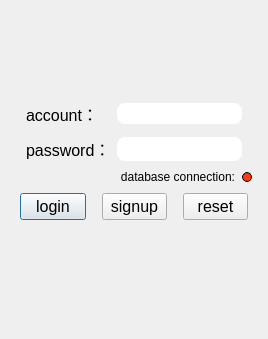
<?xml version="1.0" encoding="UTF-8"?>
<ui version="4.0">
 <class>LoginDialog</class>
 <widget class="QDialog" name="LoginDialog">
  <property name="geometry">
   <rect>
    <x>0</x>
    <y>0</y>
    <width>268</width>
    <height>339</height>
   </rect>
  </property>
  <property name="sizePolicy">
   <sizepolicy hsizetype="Preferred" vsizetype="Preferred">
    <horstretch>0</horstretch>
    <verstretch>0</verstretch>
   </sizepolicy>
  </property>
  <property name="minimumSize">
   <size>
    <width>268</width>
    <height>300</height>
   </size>
  </property>
  <property name="maximumSize">
   <size>
    <width>268</width>
    <height>339</height>
   </size>
  </property>
  <property name="font">
   <font>
    <pointsize>12</pointsize>
   </font>
  </property>
  <property name="windowTitle">
   <string>Noss Login</string>
  </property>
  <property name="autoFillBackground">
   <bool>false</bool>
  </property>
  <property name="styleSheet">
   <string notr="true">QLineEdit{
border-radius:8px;
}
QDialog{
#background-image:url(&quot;/Users/xzajyjs/Desktop/logo.png&quot;)
}
</string>
  </property>
  <layout class="QVBoxLayout" name="verticalLayout_2">
   <property name="leftMargin">
    <number>0</number>
   </property>
   <property name="topMargin">
    <number>0</number>
   </property>
   <property name="rightMargin">
    <number>0</number>
   </property>
   <property name="bottomMargin">
    <number>0</number>
   </property>
   <item>
    <layout class="QHBoxLayout" name="horizontalLayout_4">
     <property name="leftMargin">
      <number>10</number>
     </property>
     <property name="topMargin">
      <number>0</number>
     </property>
     <property name="rightMargin">
      <number>10</number>
     </property>
     <item>
      <spacer name="horizontalSpacer">
       <property name="orientation">
        <enum>Qt::Orientation::Horizontal</enum>
       </property>
       <property name="sizeHint" stdset="0">
        <size>
         <width>13</width>
         <height>125</height>
        </size>
       </property>
      </spacer>
     </item>
     <item>
      <layout class="QVBoxLayout" name="verticalLayout">
       <property name="topMargin">
        <number>0</number>
       </property>
       <property name="bottomMargin">
        <number>0</number>
       </property>
       <item>
        <layout class="QGridLayout" name="gridLayout">
         <property name="leftMargin">
          <number>16</number>
         </property>
         <property name="topMargin">
          <number>0</number>
         </property>
         <property name="rightMargin">
          <number>16</number>
         </property>
         <property name="verticalSpacing">
          <number>11</number>
         </property>
         <item row="0" column="0">
          <widget class="QLabel" name="label">
           <property name="font">
            <font>
             <family>Arial</family>
             <pointsize>12</pointsize>
            </font>
           </property>
           <property name="text">
            <string>account：</string>
           </property>
          </widget>
         </item>
         <item row="0" column="1">
          <widget class="QLineEdit" name="username">
           <property name="minimumSize">
            <size>
             <width>0</width>
             <height>20</height>
            </size>
           </property>
           <property name="font">
            <font>
             <pointsize>12</pointsize>
            </font>
           </property>
           <property name="maxLength">
            <number>12</number>
           </property>
          </widget>
         </item>
         <item row="1" column="0">
          <widget class="QLabel" name="label_2">
           <property name="font">
            <font>
             <pointsize>12</pointsize>
            </font>
           </property>
           <property name="text">
            <string>password：</string>
           </property>
          </widget>
         </item>
         <item row="1" column="1">
          <widget class="QLineEdit" name="password">
           <property name="minimumSize">
            <size>
             <width>0</width>
             <height>20</height>
            </size>
           </property>
           <property name="font">
            <font>
             <pointsize>14</pointsize>
            </font>
           </property>
           <property name="maxLength">
            <number>16</number>
           </property>
           <property name="echoMode">
            <enum>QLineEdit::EchoMode::Password</enum>
           </property>
          </widget>
         </item>
        </layout>
       </item>
       <item>
        <layout class="QHBoxLayout" name="horizontalLayout_2">
         <property name="spacing">
          <number>7</number>
         </property>
         <property name="leftMargin">
          <number>0</number>
         </property>
         <property name="topMargin">
          <number>0</number>
         </property>
         <property name="bottomMargin">
          <number>0</number>
         </property>
         <item>
          <spacer name="horizontalSpacer_3">
           <property name="orientation">
            <enum>Qt::Orientation::Horizontal</enum>
           </property>
           <property name="sizeHint" stdset="0">
            <size>
             <width>40</width>
             <height>20</height>
            </size>
           </property>
          </spacer>
         </item>
         <item>
          <widget class="QLabel" name="label_4">
           <property name="font">
            <font>
             <pointsize>9</pointsize>
            </font>
           </property>
           <property name="text">
            <string>database connection:</string>
           </property>
           <property name="alignment">
            <set>Qt::AlignmentFlag::AlignRight|Qt::AlignmentFlag::AlignTrailing|Qt::AlignmentFlag::AlignVCenter</set>
           </property>
          </widget>
         </item>
         <item>
          <widget class="QRadioButton" name="radioButton">
           <property name="enabled">
            <bool>false</bool>
           </property>
           <property name="styleSheet">
            <string notr="true">QRadioButton::indicator{
	width:8px;
	height:8px;
	border-radius:5px;
	border-style: solid;
	border-width: 0.5px;
	border-color: black;
}
QRadioButton::indicator:checked {
	background-color:green;
}
QRadioButton::indicator:unchecked {
	background-color:rgb(255, 60, 13);
}</string>
           </property>
           <property name="text">
            <string/>
           </property>
          </widget>
         </item>
        </layout>
       </item>
       <item>
        <layout class="QHBoxLayout" name="horizontalLayout">
         <property name="spacing">
          <number>16</number>
         </property>
         <property name="leftMargin">
          <number>10</number>
         </property>
         <property name="rightMargin">
          <number>10</number>
         </property>
         <property name="bottomMargin">
          <number>17</number>
         </property>
         <item>
          <widget class="QPushButton" name="loginButton">
           <property name="font">
            <font>
             <pointsize>12</pointsize>
            </font>
           </property>
           <property name="text">
            <string>login</string>
           </property>
          </widget>
         </item>
         <item>
          <widget class="QPushButton" name="registerButton">
           <property name="font">
            <font>
             <pointsize>12</pointsize>
            </font>
           </property>
           <property name="text">
            <string>signup</string>
           </property>
          </widget>
         </item>
         <item>
          <widget class="QPushButton" name="forgetButton">
           <property name="font">
            <font>
             <pointsize>12</pointsize>
            </font>
           </property>
           <property name="text">
            <string>reset</string>
           </property>
          </widget>
         </item>
        </layout>
       </item>
      </layout>
     </item>
     <item>
      <spacer name="horizontalSpacer_2">
       <property name="orientation">
        <enum>Qt::Orientation::Horizontal</enum>
       </property>
       <property name="sizeHint" stdset="0">
        <size>
         <width>13</width>
         <height>125</height>
        </size>
       </property>
      </spacer>
     </item>
    </layout>
   </item>
  </layout>
 </widget>
 <resources/>
 <connections/>
</ui>
